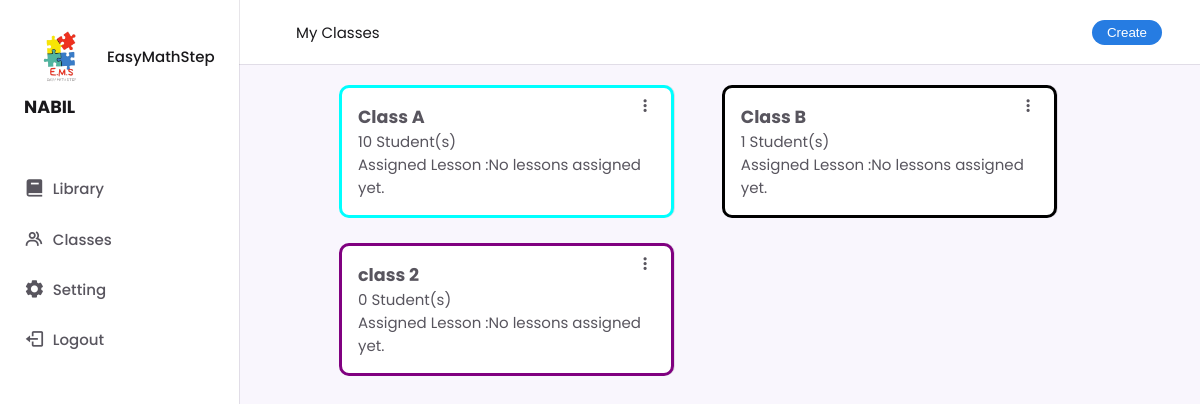
/classes_page.php (signed in), run on the app's committed database.
### tables this page shows
CREATE TABLE `teacher` (
  `teacher_email` varchar(255) NOT NULL,
  `password` varchar(255) DEFAULT NULL,
  `teacher_name` char(100) DEFAULT NULL,
  `teacher_number` varchar(20) DEFAULT NULL
);

CREATE TABLE `class` (
  `class_id` int(11) NOT NULL,
  `class_name` varchar(255) DEFAULT NULL,
  `student_amount` int(11) DEFAULT NULL,
  `teacher_email` varchar(255) DEFAULT NULL,
  `color_id` int(11) DEFAULT NULL
);

### Teacher_loginValidate.php (called while the page is built, shortened)
<?php
include('database/connection.php');
$user_email = $_COOKIE['user_email'];
$username_query = "SELECT * FROM teacher WHERE teacher_email = '$user_email'";
$result = $conn->query($username_query);
$row = $result->fetch_assoc();
$teacherName = $row['teacher_name']
?>

### classes_page.php (the view, shortened to what this page needs)
<!DOCTYPE html>
<html lang="en">
<head>
    <link rel="stylesheet" href="Css_folder/teacher_base.css">
    <link rel="stylesheet" href="Css_folder/class_page.css">
      <link rel="stylesheet"href="https://cdn.jsdelivr.net/npm/boxicons@latest/css/boxicons.min.css">
      <link rel="stylesheet" href="https://cdnjs.cloudflare.com/ajax/libs/font-awesome/5.15.4/css/all.min.css" />
</head>
<body>
    <?php
    include('teacher_base.php');
    $sql = "SELECT
            c.class_id,
            c.class_name,
            c.student_amount,
            c.color_id,
            color.hex_code,
            GROUP_CONCAT(l.lesson_name SEPARATOR ', ') AS assigned_lessons
        FROM
            class c
        JOIN
            color ON c.color_id = color.color_id
        LEFT JOIN
            assigned a ON c.class_id = a.class_id
        LEFT JOIN
            lesson l ON a.lesson_id = l.lesson_id
        WHERE
            c.teacher_email = '$user_email'
        GROUP BY
            c.class_id";
    $class = $conn->query($sql);
    ?>
    <div class="cardcontent">
        <?php
        if ($class->num_rows > 0) {
            while($row = $class->fetch_assoc()) {
                $class_id_fetch = $row["class_id"];
                $assigned_lessons = !empty($row["assigned_lessons"]) ? htmlspecialchars($row["assigned_lessons"]) : "No lessons assigned yet.";
                echo '<div onclick="classCookie(' . $class_id_fetch . ', 30); window.location.href=\'Class-Detail.php\';" class="class-card" style="border: solid ' . $row["hex_code"] . ';" data-class-id="' . $row["class_id"] . '">';
                echo    '<h3>' . htmlspecialchars($row["class_name"]) . '</h3>';
                echo    '<i class="bx bx-dots-vertical-rounded class-more"></i>';
                echo    '<a>' . htmlspecialchars($row["student_amount"]) . ' Student(s)</a></br>';
                echo    '<a> Assigned Lesson :' . htmlspecialchars($assigned_lessons) . '</a>';
                echo '</div>';
            }
        } else {
            echo "No classes found.";
        }
        ?>
    </div>
</body>
</html>

### teacher_base.php (shortened to what this page needs)
<?php
include('Teacher_loginValidate.php');
?>
      <header class="header">
            <div class="header-container">
                  <a class="header-title">My Classes</a>
                  <div class="header-create-class">
                        <button class="create-class-btn" id="create_btn"> Create </button>
                  </div>
            </div>
      </header>
      <div class="nav" id="navbar">
            <nav class="nav-container">
                  <div>
                        <a href="#" class="nav-link nav-logo">
                              <img src="src/logo.png" width="75" class="nav-icon">
                              <span class="logo-title">EasyMathStep</span>
                        </a>
                        <div class="nav-list">
                              <div class="nav-item">
                                    <h3 class="nav-subtitle"><?php echo "$teacherName"?> </h3>
                                    <a href="library_page.php" class="nav-link">
                                          <i class='bx bxs-book nav-icon'></i>
                                          <span class="nav-name">Library</span>
                                    </a>
                                    <a href="classes_page.php" class="nav-link">
                                          <i class='bx bx-group nav-icon' ></i>
                                          <span class="nav-name">Classes</span>
                                    </a>
                                    <a href="setting_page.php" class="nav-link">
                                          <i class='bx bxs-cog nav-icon' ></i>
                                          <span class="nav-name">Setting</span>
                                    </a>
                                    <a href="#" class="nav-link">
                                          <i class='bx bx-log-out nav-icon'></i>
                                          <span class="nav-name">Logout</span>
                                    </a>
                              </div>
                        </div>
                  </div>
            </nav>
      </div>

### Css_folder/teacher_base.css (style rules this page uses)
:root { --header-height: 3.5rem; --nav-width: 219px; --first-color: #267ce2; --first-color-light: #eeebeb; --title-color: #19181b; --text-color: #58555e; --text-color-light: #a5a1aa; --body-color: #f9f6fd; --container-color: #F5F5F7; --container-color-light:#f7f6f6; --body-font: "Poppins", sans-serif; --normal-font-size: .938rem; --small-font-size: .75rem; --smaller-font-size: .75rem; --font-medium-: 500; --font-semi-bold-: 600; --z-fixed: 100; }
@media screen and (min-width: 1024px) { :root { --normal-font-size--: 1rem; --small-font-size--: .875em; --smaller-font-size--: .813rem; } }
*,::before,::after { box-sizing: border-box; }
body { margin: var(--header-height) 0 0 0; padding: 1rem 1rem 0; font-family: var(--body-font); font-size: var(--normal-font-size); background-color: var(--body-color); color: var(--text-color); text-decoration: none; }
h3 { margin: 0; }
a { text-decoration: none; }
img { max-width: 100%; height:auto; }
.header { position: fixed; top: 0px; left: 10px; width: 100%; background-color: var(--container-color); box-shadow: 0px 1px 0 rgb(22,8,43,.1); padding: 0 1rem; z-index: var(--z-fixed); }
.header-container { display: flex; align-items: center; height: var(--header-height); justify-content: space-between; }
.header-title { color: var(--title-color); font-size: var(--font-semi-bold-); }
.create-class-btn { color: white; background-color: #267CE2; padding: 5px 15px; border: none; border-radius: 20px; cursor: pointer; }
.nav { position: fixed; top: 0; left: -100%; height: 100vh; padding: 1rem 1rem 3rem; background-color: var(--container-color); box-shadow: 1px 0 0 rgb(22, 8, 43,.1); z-index: var(--z-fixed); transition: .4s; }
.nav-container { height: 100%; display: flex; flex-direction: column; justify-content: space-between; overflow: auto; }
.logo-title { line-height: 1; color: var(--title-color); }
.nav-logo { font-weight: var(--font-medium-); }
.nav-list, .nav-item { display: grid; }
.nav-item { row-gap: 1.5rem; }
.nav-subtitle { font-family: var(--normal-font-size); text-transform: uppercase; color: var(--title-color); margin-bottom: 30px; }
.nav-link { display: flex; align-items: center; color: var(--text-color); }
.nav-icon { font-size: 2.5rem; margin-right: .5rem; }
.nav-name { font-size: var(--font-size); font-weight: var(--font-medium-); white-space: nowrap; }
@media screen and (min-width:1024px) { body { padding: 1rem 3rem 0 6rem; margin-left: var(--nav-width); } }
@media screen and (min-width:1024px) { .header { padding: 0 3rem 0 6rem; } }
@media screen and (min-width:1024px) { .header-container { height: calc(var(--header-height) + .5rem); justify-content: space-between; gap: 10px; } }
@media screen and (min-width:1024px) { .header-title { position: relative; left: 15%; } }
@media screen and (min-width:1024px) { .nav { left: 0; padding: 1.2rem 1.5rem 3rem; } }
@media screen and (min-width:1024px) { .nav-item { row-gap: 1.7rem; } }
@media screen and (min-width:1024px) { .nav-icon { font-size: 1.3rem; } }

### Css_folder/class_page.css (style rules this page uses)
:root { --header-height: 3.5rem; --nav-width: 219px; --first-color: #267ce2; --first-color-light: #d1efff; --title-color: #19181b; --text-color: #58555e; --text-color-light: #a5a1aa; --body-color: #f9f6fd; --container-color: #ffffff; --body-font: "Poppins", sans-serif; --normal-font-size: .938rem; --small-font-size: .75rem; --smaller-font-size: .75rem; --font-medium-: 500; --font-semi-bold-: 600; }
@media screen and (min-width:1025px) { body { padding: 1rem 3rem 0 6rem; } }
@media screen and (min-width:1025px) { .header { padding: 0 3rem 0 6rem; } }
@media screen and (min-width:1025px) { .header-container { height: calc(var(--header-height) + .5rem); justify-content: space-between; gap: 10px; } }
@media screen and (min-width:1025px) { .header-title { position: relative; left: 18%; } }
@media screen and (min-width:1025px) { .nav { left: 0%; padding: 1.2rem 1.5rem 3rem; } }
@media screen and (min-width:1025px) { .nav-item { row-gap: 1.7rem; } }
@media screen and (min-width:1025px) { .nav-icon { font-size: 1.3rem; } }
@media screen and (min-width:1025px) { .class-card { display: flex; position: relative; border-width: 0 0 0 1rem; box-shadow: 1px 0 0 rgb(22, 8, 43,.1); background: var(--container-color); border-radius: 10px; padding: 1rem; margin: .8rem 1.5rem; z-index: 99; width: 40%; display: inline-block; } }
.class-more { position: absolute; top: .5rem; right: 1rem; font-size: 1.2rem; }

### data on the page
teacher: teacher_name "NABIL"
class: class_name "Class A", student_amount "10", assigned_lessons "No lessons assigned yet."
class: class_name "Class B", student_amount "1", assigned_lessons "No lessons assigned yet."
class: class_name "class 2", student_amount "0", assigned_lessons "No lessons assigned yet."
